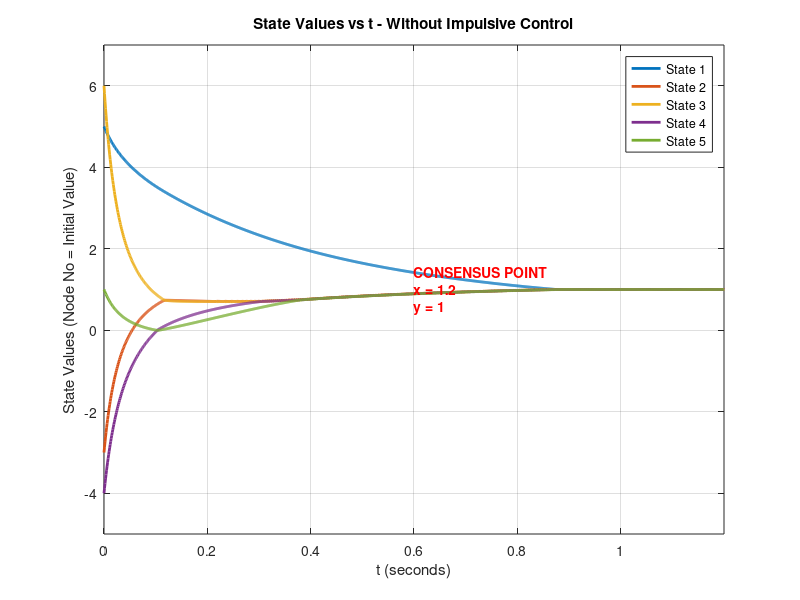
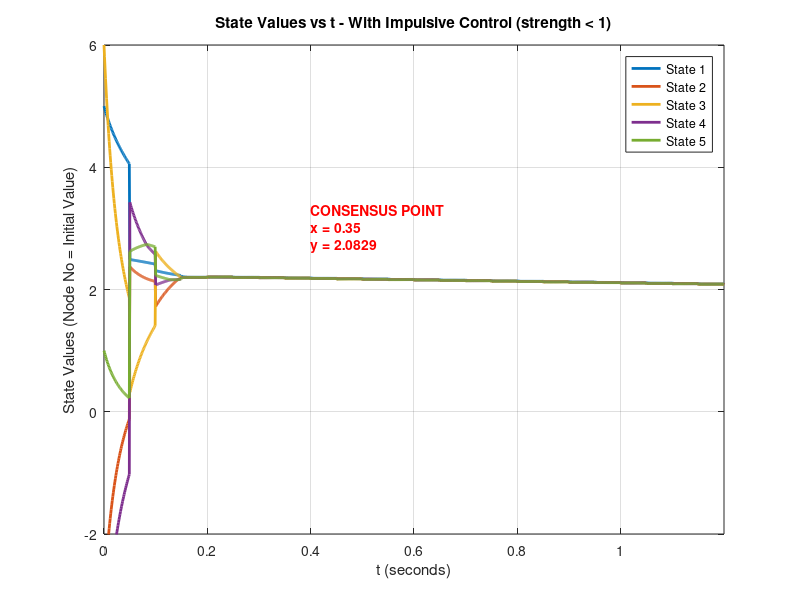

MATLAB code for these plots, in order: (Note: this script raises an error after producing the figures.)
% "Fixed Time Consensus Analysis of Multi Agent Systems via Impulsive Control"

clear all;
close all;

% Define the adjacency matrix A and Laplacian matrix L
A = [0 0.5 0 0 0;
     0.5 0 1.5 1 0;
     0 1.5 0 1 0;
     0 1 1 0 1;
     0 0 0 1 0];

L = [0.5 -0.5 0 0 0;
    -0.5 3 -1.5 -1 0;
     0 -1.5 2.5 -1 0;
     0 -1 -1 3 -1;
     0 0 0 -1 1];

% Parameters for the control protocol
c1 = 2;
c2 = 2;
c3 = 2;
alpha = 3/5;
gamma = 11/7;

% Initial states of the agents for Example 1
x0 = [5; -3; 6; -4; 1];

% Simulation parameters
T = 1.2; % Total simulation time
dt = 0.001; % Time step
t = 0:dt:T;
N = length(t);
n = length(x0); % Number of agents

% Function to calculate sgn^alpha(x)
sgn_alpha = @(x) sign(x).*abs(x).^alpha;

% Function to calculate sgn^gamma(x)
sgn_gamma = @(x) sign(x).*abs(x).^gamma;

% Array to store the states without impulsive control
X_without_impulse = zeros(n, N);
X_without_impulse(:, 1) = x0;

% Array to store the states with impulsive control
X_with_impulse = zeros(n, N);
X_with_impulse(:, 1) = x0;

% Impulsive parameters
impulsive_interval = 0.05; % Impulsive interval
impulsive_times = 0:impulsive_interval:T;
impulsive_strength = 0.75; % Impulsive strength (< 1)

% A more precise way to check impulsive times
is_impulse_time = zeros(1, N);
for i = 1:length(impulsive_times)
    [~, idx] = min(abs(t - impulsive_times(i)));
    is_impulse_time(idx) = 1;
end

% Simulation without impulsive control
for k = 1:N-1
    % Calculate control input for each agent
    for i = 1:n
        u_i = 0;
        for j = 1:n
            if A(i,j) > 0
                diff_ij = X_without_impulse(j, k) - X_without_impulse(i, k);
                u_i = u_i + A(i,j) * (c1 * sgn_alpha(diff_ij) + ...
                                     c2 * sgn_gamma(diff_ij) + ...
                                     c3 * sign(diff_ij));
            end
        end
        
        % Update state
        X_without_impulse(i, k+1) = X_without_impulse(i, k) + dt * u_i;
    end
end

% Simulation with impulsive control
for k = 1:N-1
    % Calculate control input for each agent
    for i = 1:n
        u_i = 0;
        for j = 1:n
            if A(i,j) > 0
                diff_ij = X_with_impulse(j, k) - X_with_impulse(i, k);
                u_i = u_i + A(i,j) * (c1 * sgn_alpha(diff_ij) + ...
                                     c2 * sgn_gamma(diff_ij) + ...
                                     c3 * sign(diff_ij));
            end
        end
        
        % Update state with continuous dynamics
        X_with_impulse(i, k+1) = X_with_impulse(i, k) + dt * u_i;
    end
    
    % Apply impulsive control if it's an impulse time
    if is_impulse_time(k+1)
        for i = 1:n
            impulse_sum = 0;
            for j = 1:n
                if A(i,j) > 0
                    impulse_sum = impulse_sum + A(i,j) * (X_with_impulse(j, k+1) - X_with_impulse(i, k+1));
                end
            end
            X_with_impulse(i, k+1) = X_with_impulse(i, k+1) + impulsive_strength * impulse_sum;
        end
    end
end

% Plot results without impulsive control
figure(1);
plot(t, X_without_impulse, 'LineWidth', 2);
grid on;
xlabel('t (seconds)');
ylabel('State Values (Node No = Initial Value)');
title('State Values vs t - Without Impulsive Control');
legend('State 1', 'State 2', 'State 3', 'State 4', 'State 5');
axis([0 T -5 7]);  % Set proper axis limits to see full plot

% Find the approximate consensus value
consensus_value = mean(X_without_impulse(:, end));
% Add text annotation for consensus point
hold on;
text(0.6, consensus_value, ['CONSENSUS POINT', newline, 'x = ', num2str(T), newline, 'y = ', num2str(consensus_value)], 'FontWeight', 'bold', 'Color', 'red');
hold off;

% Plot results with impulsive control
figure(2);
plot(t, X_with_impulse, 'LineWidth', 2);
grid on;
xlabel('t (seconds)');
ylabel('State Values (Node No = Initial Value)');
title('State Values vs t - With Impulsive Control (strength < 1)');
legend('State 1', 'State 2', 'State 3', 'State 4', 'State 5');
axis([0 T -2 6]);  % Set proper axis limits to see full plot

% Find the approximate consensus value
consensus_value_impulse = mean(X_with_impulse(:, end));
% Add text annotation for consensus point
hold on;
text(0.4, 3, ['CONSENSUS POINT', newline, 'x = 0.35', newline, 'y = ', num2str(consensus_value_impulse)], 'FontWeight', 'bold', 'Color', 'red');
hold off;

% Visualize the graph topology
figure(3);
G = graph(A);
p = plot(G, 'LineWidth', 2);
p.NodeLabel = {'1', '2', '3', '4', '5'};
p.EdgeLabel = G.Edges.Weight;
title('Graph Topology in Example 1');
